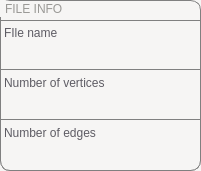
    <widget class="QGroupBox" name="groupBox_2">
     <property name="geometry">
      <rect>
       <x>10</x>
       <y>44</y>
       <width>201</width>
       <height>171</height>
      </rect>
     </property>
     <property name="styleSheet">
      <string notr="true">
	font: 14pt &quot;Pastelova Demo&quot;;
	border: 1px solid grey;
	border-bottom: 1px solid grey;
	background-color: rgb(246, 245, 244);
	color: rgb(154, 153, 150);
	border-radius:10px;</string>
     </property>
     <property name="title">
      <string> FILE INFO</string>
     </property>
     <widget class="QLabel" name="label_1">
      <property name="geometry">
       <rect>
        <x>0</x>
        <y>20</y>
        <width>201</width>
        <height>25</height>
       </rect>
      </property>
      <property name="styleSheet">
       <string notr="true">QLabel {
	font: 700 16pt &quot;Pastelova Demo&quot;;
	qproperty-alignment: 'AlignVCenter | AlignCenter';
	border-radius: 0px;
	border-bottom: 0px solid grey;
	border-top: 1px solid grey;
	color: rgb(94, 92, 100);
}</string>
      </property>
      <property name="text">
       <string>FIle name</string>
      </property>
     </widget>
     <widget class="QLabel" name="fileName">
      <property name="geometry">
       <rect>
        <x>0</x>
        <y>45</y>
        <width>201</width>
        <height>25</height>
       </rect>
      </property>
      <property name="styleSheet">
       <string notr="true">QLabel {
	font: 700 14pt &quot;Pastelova Demo&quot;;
	qproperty-alignment: 'AlignVCenter | AlignCenter';
	border-radius: 0px;
	border-top: 0px solid grey;
	color: rgb(0, 0, 0);
}</string>
      </property>
      <property name="text">
       <string/>
      </property>
     </widget>
     <widget class="QLabel" name="label_9">
      <property name="geometry">
       <rect>
        <x>0</x>
        <y>70</y>
        <width>201</width>
        <height>25</height>
       </rect>
      </property>
      <property name="styleSheet">
       <string notr="true">QLabel {
	font: 700 16pt &quot;Pastelova Demo&quot;;
	qproperty-alignment: 'AlignVCenter | AlignCenter';
	border-radius: 0px;
	border-bottom: 0px solid grey;
	border-top: 0px solid grey;
	color: rgb(94, 92, 100);
}</string>
      </property>
      <property name="text">
       <string>Number of vertices</string>
      </property>
     </widget>
     <widget class="QLabel" name="numberOfVertices">
      <property name="geometry">
       <rect>
        <x>0</x>
        <y>95</y>
        <width>201</width>
        <height>25</height>
       </rect>
      </property>
      <property name="styleSheet">
       <string notr="true">QLabel {
	font: 700 14pt &quot;Pastelova Demo&quot;;
	qproperty-alignment: 'AlignVCenter | AlignCenter';
	border-radius: 0px;
	border-top: 0px solid grey;
	color: rgb(0, 0, 0);
}</string>
      </property>
      <property name="text">
       <string/>
      </property>
     </widget>
     <widget class="QLabel" name="label_11">
      <property name="geometry">
       <rect>
        <x>0</x>
        <y>120</y>
        <width>201</width>
        <height>25</height>
       </rect>
      </property>
      <property name="styleSheet">
       <string notr="true">QLabel {
	
	font: 700 16pt &quot;Pastelova Demo&quot;;
	qproperty-alignment: 'AlignVCenter | AlignCenter';
	border-radius: 0px;
	border-bottom: 0px solid grey;
	border-top: 0px solid grey;
	color: rgb(94, 92, 100);
}</string>
      </property>
      <property name="text">
       <string>Number of edges</string>
      </property>
     </widget>
     <widget class="QLabel" name="numberOfEdges">
      <property name="geometry">
       <rect>
        <x>0</x>
        <y>146</y>
        <width>201</width>
        <height>25</height>
       </rect>
      </property>
      <property name="styleSheet">
       <string notr="true">QLabel {
	font: 700 14pt &quot;Pastelova Demo&quot;;
	qproperty-alignment: 'AlignVCenter | AlignCenter';
	border-top: 0px solid grey;
	border-bottom: 1px solid grey;
	border-top-right-radius:0px;
	border-top-left-radius:0px;
	color: rgb(0, 0, 0);
}</string>
      </property>
      <property name="text">
       <string/>
      </property>
     </widget>
    </widget>
